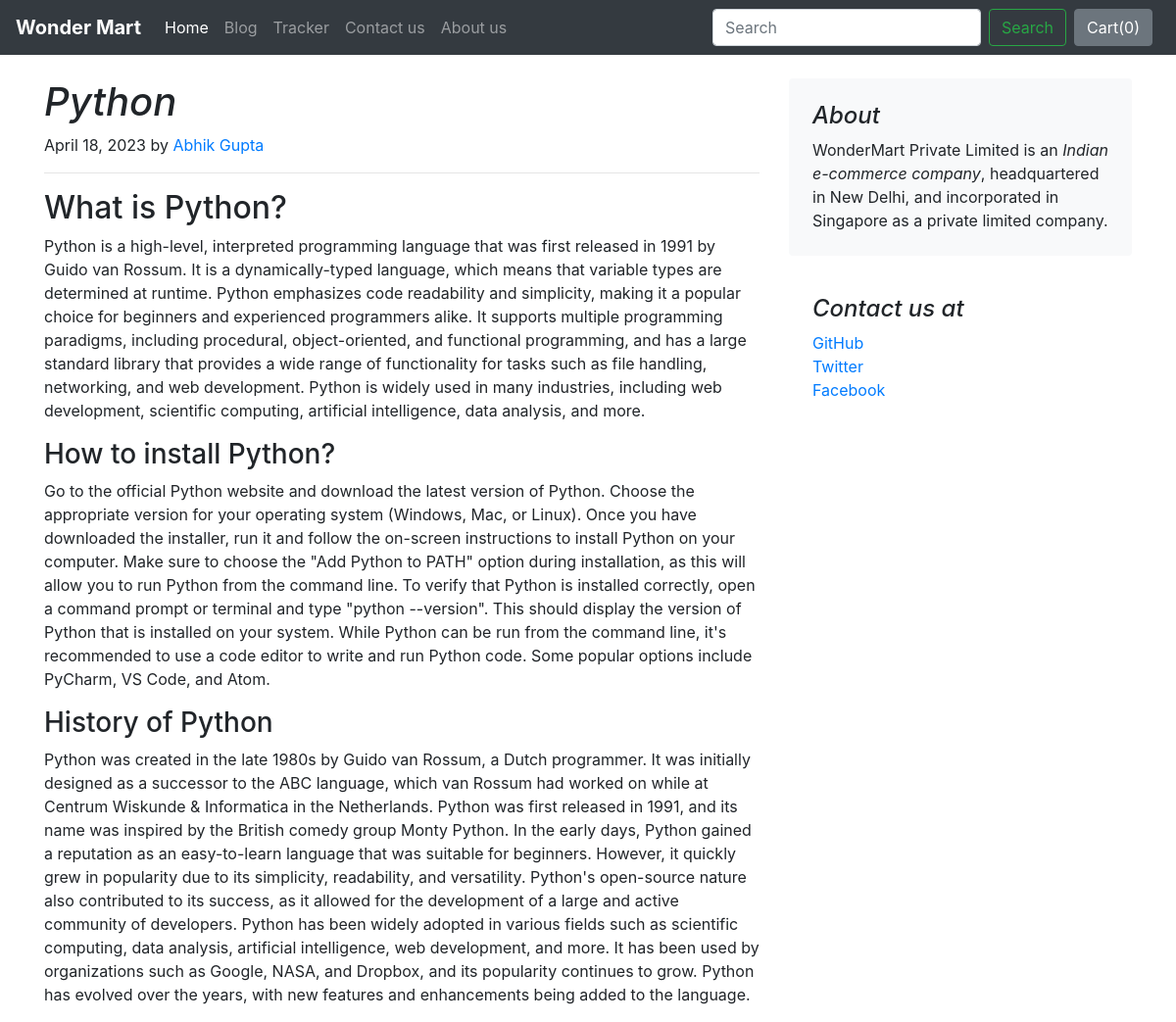
The app's page /blog/blogpost/3 with its own data.
### blog/models.py (models this page shows)
class Blogpost(models.Model):
    post_id = models.AutoField(primary_key=True)
    title = models.CharField(max_length=50, default="")
    heading0 = models.CharField(max_length=500, default="")
    content_heading0 = models.CharField(max_length=5000, default="")
    heading1 = models.CharField(max_length=500, default="")
    content_heading1 = models.CharField(max_length=5000, default="")
    heading2 = models.CharField(max_length=500, default="")
    content_heading2 = models.CharField(max_length=5000, default="")
    publishing_date = models.DateField()
    author = models.CharField(max_length=100, default="")
    thumbnail = models.ImageField(upload_to='blog/images', default="")
    def __str__(self):
        return self.title

### blog/views.py (the view)
# urls.py: path('blogpost/<int:id>', views.blogpost, name='blogPost')
def blogpost(request, id):
    post = Blogpost.objects.filter(post_id=id)[0]
    print(post)
    return render(request, 'blog/blogpost.html', {'post':post})

### blog/templates/blog/blogpost.html (shortened to what this page needs)
{% extends 'blog/basic.html' %}
{% block body %}
    <div class="container">
        <div class="row mt-4">
            <div class="col-md-8 blog-main">
                <h1 class="font-italic">{{ post.title }}</h1>
                <p class="blog-post-meta">{{ post.publishing_date }} by <a href="#">{{ post.author }}</a></p>
                <hr>
                <div class="blog-post">
                    <h2 class="blog-post-title">{{ post.heading0 }}</h2>
                    <p>{{ post.content_heading0 }}</p>
                    <h3>{{ post.heading1 }}</h3>
                    <p>{{ post.content_heading1 }}</p>
                    <h3>{{ post.heading2 }}</h3>
                    <p>{{ post.content_heading2 }}</p>
                </div>
            </div>
            <aside class="col-md-4 blog-sidebar">
                <div class="p-4 mb-3 bg-light rounded">
                    <h4 class="font-italic">About</h4>
                    <p class="mb-0">WonderMart Private Limited is an <em>Indian e-commerce company</em>, headquartered in New Delhi, and incorporated in Singapore as a private limited company.</p>
                </div>
                <div class="p-4">
                    <h4 class="font-italic">Contact us at</h4>
                    <ol class="list-unstyled">
                        <li><a href="#">GitHub</a></li>
                        <li><a href="#">Twitter</a></li>
                        <li><a href="#">Facebook</a></li>
                    </ol>
                </div>
            </aside>
        </div>
    </div>
{% endblock %}

### records on screen
Blogpost: title "Python", publishing_date "April 18, 2023", author "Abhik Gupta", heading0 "What is Python?", content_heading0 "Python is a high-level, interpreted programming language that was first released in 1991 by Guido van Rossum. It is a dynamically-typed language, which means that variable types are determined at runtime. Python emphasizes code readability and simplicity, making it a popular choice for beginners and experienced programmers alike. It supports multiple programming paradigms, including procedural, object-oriented, and functional programming, and has a large standard library that provides a wide range of functionality for tasks such as file handling, networking, and web development. Python is widely used in many industries, including web development, scientific computing, artificial…", heading1 "How to install Python?", content_heading1 "Go to the official Python website and download the latest version of Python. Choose the appropriate version for your operating system (Windows, Mac, or Linux). Once you have downloaded the installer, run it and follow the on-screen instructions to install Python on your computer. Make sure to choose the \"Add Python to PATH\" option during installation, as this will allow you to run Python from the command line. To verify that Python is installed correctly, open a command prompt or terminal and type \"python --version\". This should display the version of Python that is installed on your system. While Python can be run from the command line, it's recommended to use a code editor to write and…", heading2 "History of Python", content_heading2 "Python was created in the late 1980s by Guido van Rossum, a Dutch programmer. It was initially designed as a successor to the ABC language, which van Rossum had worked on while at Centrum Wiskunde & Informatica in the Netherlands. Python was first released in 1991, and its name was inspired by the British comedy group Monty Python. In the early days, Python gained a reputation as an easy-to-learn language that was suitable for beginners. However, it quickly grew in popularity due to its simplicity, readability, and versatility. Python's open-source nature also contributed to its success, as it allowed for the development of a large and active community of developers. Python has been widely…"
